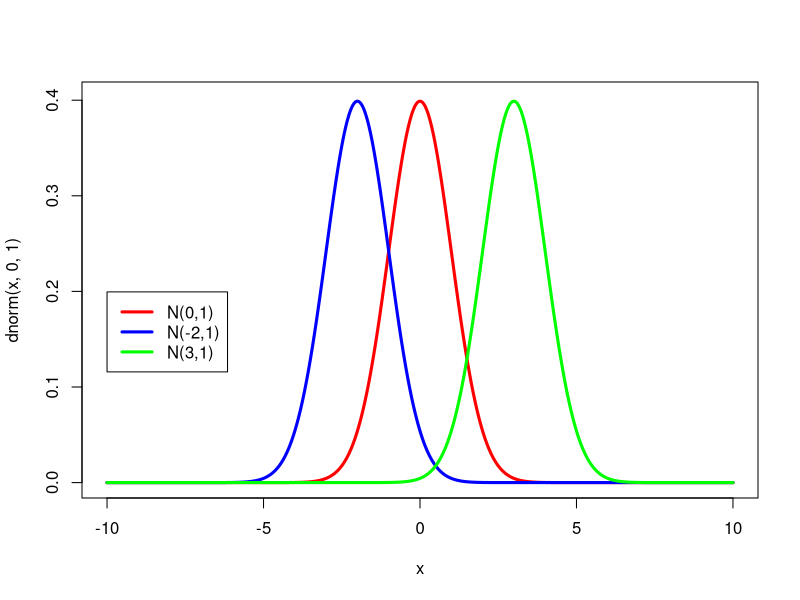
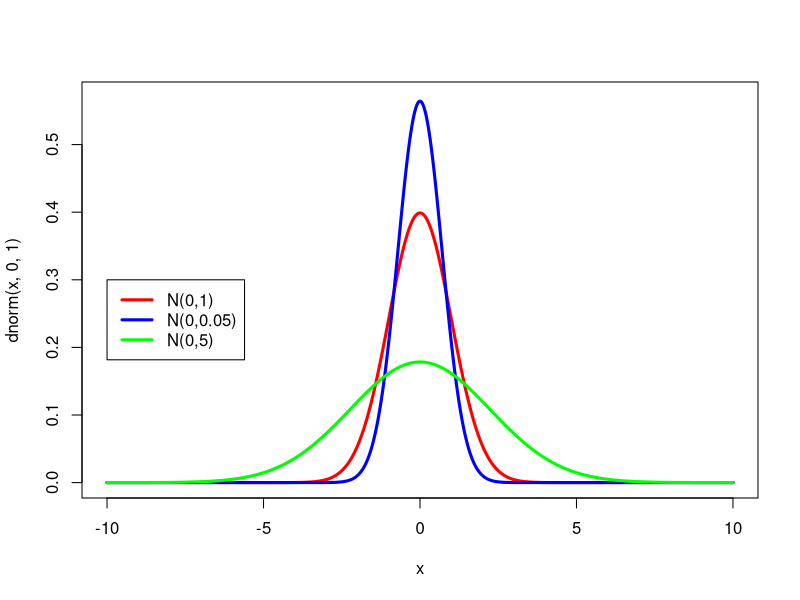
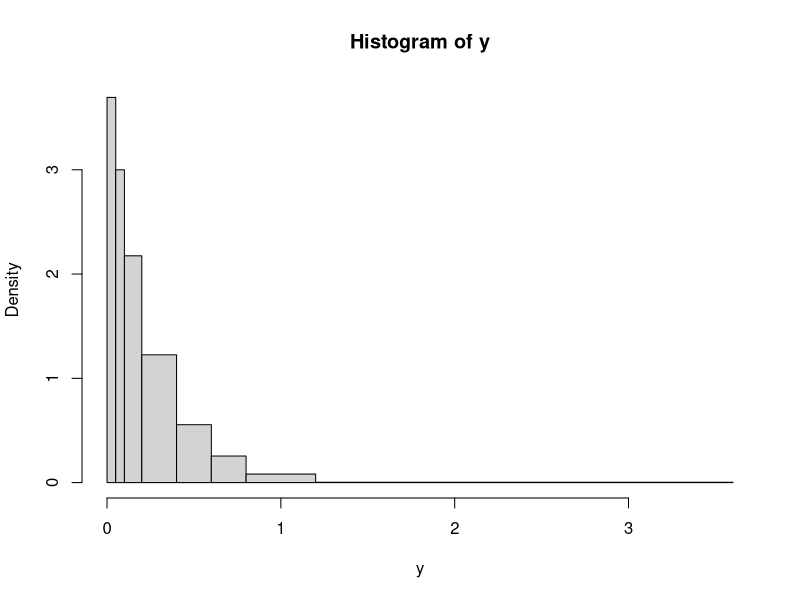
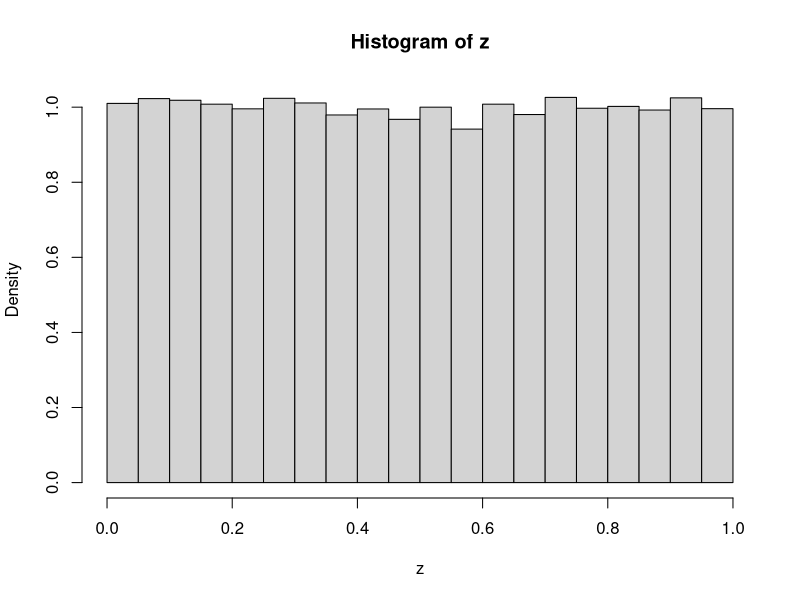
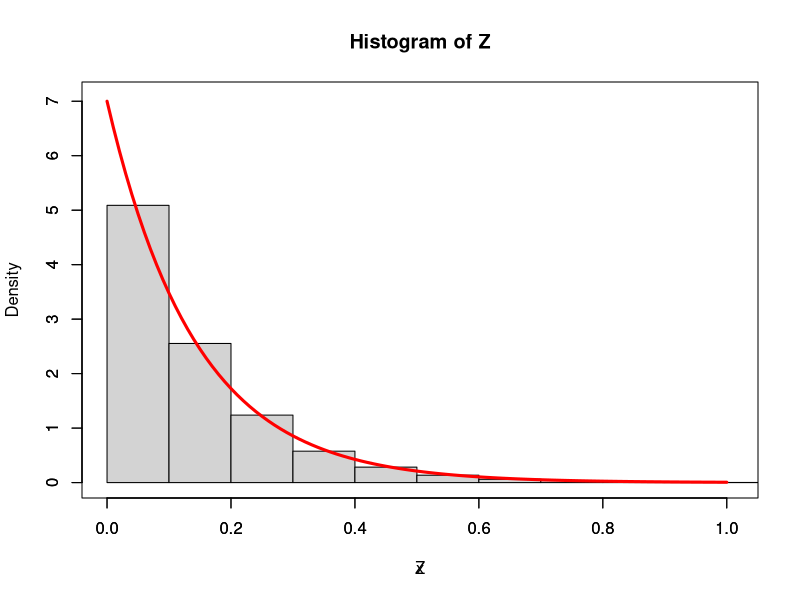
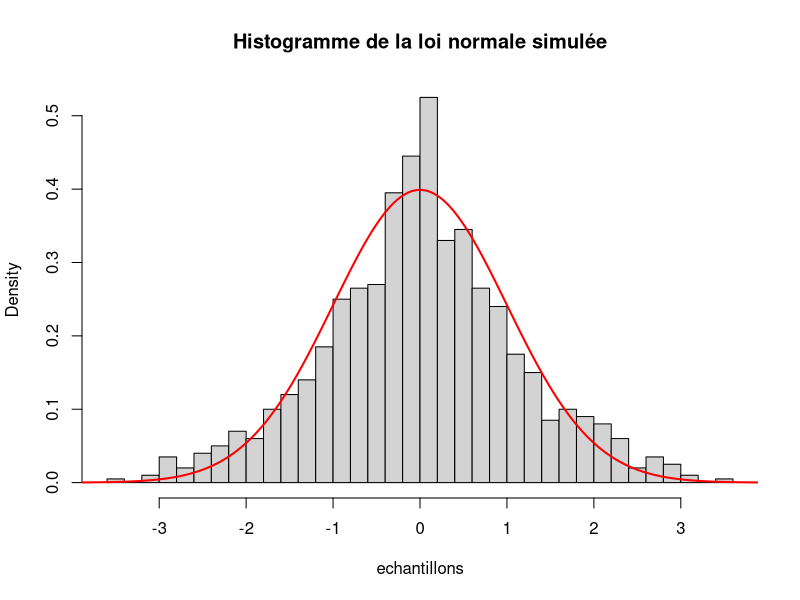
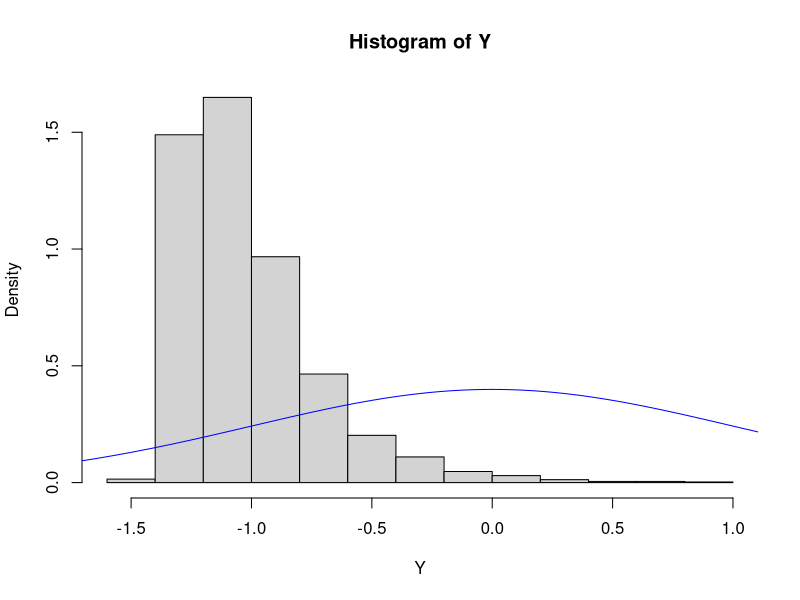
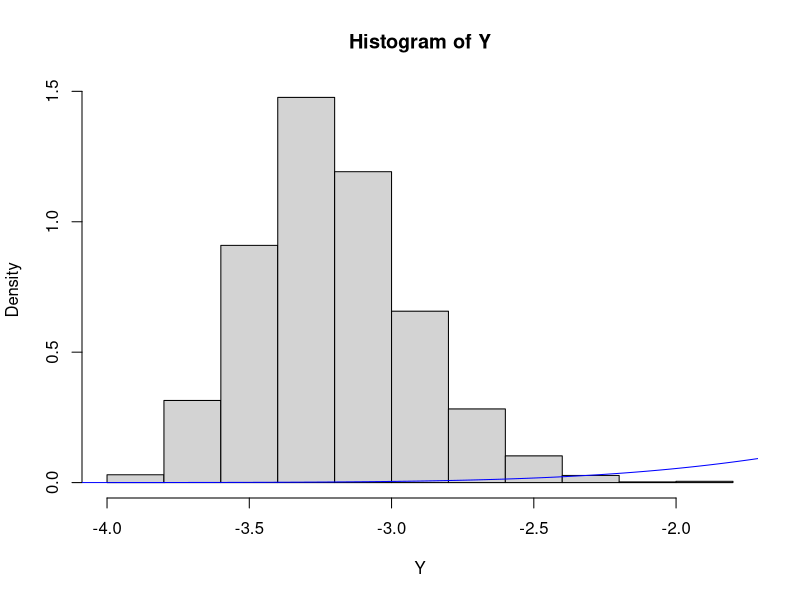

Here is the R script that generated these plots, in order:
## ---- chunk 1
x = seq(-10,10,0.01) #crée un vecteur numérique x qui contient des valeurs allant de -10 à 10 avec un pas de 0.1
M = max(dnorm(x,0,1), dnorm(x,-2,1), dnorm(x,3,1) ) #donne la valeur maximale qui est atteinte par l'une des courbes

#Évaluation de la fonction de densité d'une loi normale standard aux différents points de x
plot(x,dnorm(x,0,1), type = 'l', col = 'red', lwd = 3, xlim = c(-10,10), ylim = c(0,M*1.01))
#on multiplie M par 1.01 pour que le haut de la courbe ne coincide pas avec le haut du graphe, cela permet de laisser de la marge

#Évaluation de la fonction de densité d'une loi normale d'espérance -2 et de variance 1 aux différents points de x
lines(x,dnorm(x,-2,1),type = 'l', col = 'blue', lwd = 3, xlim = c(-10,10), ylim = c(0,M*1.01)) 

# Évaluation de la fonction de densité d'une loi normale d'espérance 3 et de variance 1 aux différents points de x
lines(x,dnorm(x,3,1),type = 'l', col = 'green', lwd = 3, xlim = c(-10,10), ylim = c(0,M*1.01)) 

#Légende
legend(-10,M/2, legend = c('N(0,1)', 'N(-2,1)', 'N(3,1)'), lwd = c(3,3,3), lty = c(1,1,1), col = c('red', 'blue', 'green'))
#lwd est pour la largeur des lignes
#lty est pour le type de ligne
## ---- chunk 2
x = seq(-10,10,0.01) #crée un vecteur numérique x qui contient des valeurs allant de -10 à 10 avec un pas de 0.1

M = max(dnorm(x,0,1), dnorm(x,0,sqrt(0.5)), dnorm(x,0,sqrt(5))) #donne la valeur maximale qui est atteinte par l'une des courbes

#Évaluation de la fonction de densité d'une loi normale standard en les points de x
plot(x,dnorm(x,0,1), type = 'l', col = 'red', lwd = 3, xlim = c(-10,10), ylim = c(0,M*1.01)) 

#Évaluation de la fonction de densité d'une loi normale d'espérance 0 et de variance 0.05 en les points de x
lines(x,dnorm(x,0,sqrt(0.5)),type = 'l', col = 'blue', lwd = 3) 

#Évaluation de la fonction de densité d'une loi normale d'espérance 0 et de variance 5 en les points de x
lines(x,dnorm(x,0,sqrt(5)),type = 'l', col = 'green', lwd = 3) 

# Légende 
legend(-10,0.3, legend = c('N(0,1)', 'N(0,0.05)', 'N(0,5)'), lwd = c(3,3,3), lty = c(1,1,1), col = c('red', 'blue', 'green')) 
## ---- chunk 3
lambda = 4 #paramètre
n = 50000 #nb d'observations
y = rexp(n,lambda) #loi exponentielle
M = max(y) #valeur maximale de cette loi
limi = c(0,0.05,0.1,0.2,0.4,0.6,0.8,1.2,M*1.01) #intervalles fixés
H = hist(y, breaks = limi, freq = FALSE) #fait un histogramme avec les densités
## ---- chunk 4
z = pexp(y,lambda) #Fonction de répartition pour la loi exponentielle
## ---- chunk 5
h = hist(z, freq=FALSE)
## ---- chunk 6
U = runif(10000) #génère des nombres aléatoires à partir d'une distribution uniforme
Z = -1/7*log(U) # Z suit également une loi uniforme
lambda = 7 #paramètre
H = hist(z,plot=FALSE) #crée l'histogramme
l = max(H$breaks) #prend la valeur de la plus grande
x = seq(0,l,0.01) #on commence à 0 car une loi de densité est supérieur ou égal à 0
z = dexp(x,lambda) #loi exponentielle de paramètre lambda = 7
M = max(z,H$density) #valeur maximale de la densité pour la loi exponentielle de paramètre lambda = 7

#Affichage de l'histogramme
hist(Z,freq=FALSE,xlim=c(0,l*1.01),ylim=(c(0,M*1.01)))
par(new=TRUE) #pour superposer une fonction sur l'histogramme

# Tracé de la fonction de densité d'une loi exponentielle de paramètre lambda = 7
plot(x,z,type = 'l',col='red',lwd=3,ylab='',xlim=c(0,l*1.01),ylim=c(0,M*1.01)) 
## ---- chunk 7
#on utilise une boucle while pour générer n échantillons. 
#on crée un vecteur echantillons qu'on initialise avec numeric(n) avant d'entrer dans la boucle, pour s'assurer que chaque echantillons soit bien soit bien stocker dans le vecteur.
n<-1000
i<-1
echantillons<-numeric(n) #initialisation du vecteur 
while(i<=n){
y<- rexp(1,1) #On tire une observation y selon une loi exponentielle de paramètre 1.
t<- sample(c(-1, 1),1,replace = TRUE) #On tire une observation t selon une loi uniforme sur {-1,1}.
z<- t*y #On calcule z = t.y.
u<- runif(1)#On tire une observation u selon une loi uniforme sur [0,1].
c <- sqrt(2*exp(1)/pi) #choix de c
g<-exp(-abs(z))/2 #choix de g
f<-exp(-z^2/2)/2*pi #choix de f
#Si u < f(z)/(c.g(z)), on garde z, sinon on rejette z et on retourne à l'étape 2.
if(u < f/(c*g) ){
  echantillons[i]<-z #on stocke l'echantillon proposé si il est bon
  i<-i+1
}
}

## ---- chunk 8
#on trace un histogramme de ces échantillons et on superpose la courbe de la densité de la loi normale standard.
hist(echantillons, freq=FALSE, breaks=30, main="Histogramme de la loi normale simulée")
x <- seq(-5, 5, 0.01)
lines(x, dnorm(x), col="red", lwd=2)

## ---- chunk 9
n = 2 #on fixe la valeur pour n=2
x = seq(-10,10,0.01) #crée un vecteur numérique x qui contient des valeurs allant de -10 à 10 avec un pas de 0.1
Y=c() #on initialise un vecteur
for (i in 1:length(x)){
  Y[i]= sqrt(n)*(mean(rexp(n,lambda))-1/2)/(1/2) #on se sert de la fonction mean (moyenne) pour calculer
}

hist(Y, freq = FALSE) #on affiche l'histogramme
lines(x,dnorm(x), col = "blue")
## ---- chunk 10
n = 20 #on fixe la valeur pour n=20
x = seq(-10,10,0.01) #crée un vecteur numérique x qui contient des valeurs allant de -10 à 10 avec un pas de 0.1
Y=c() #on initialise un vecteur
for (i in 1:length(x)){
  Y[i]= sqrt(n)*(mean(rexp(n,lambda))-1/2)/(1/2) #on se sert de la fonction mean (moyenne) pour calculer
}

hist(Y, freq = FALSE) #on affiche l'histogramme

#Évaluation de la fonction de densité d'une loi normale d'espérance en les points de x
lines(x,dnorm(x), col = "blue")
## ---- chunk 11
n = 100 #on fixe la valeur pour n=100
x = seq(-10,10,0.01) #crée un vecteur numérique x qui contient des valeurs allant de -10 à 10 avec un pas de 0.1
Y=c() #on initialise un vecteur
for (i in 1:length(x)){
  Y[i]= sqrt(n)*(mean(rexp(n,lambda))-1/2)/(1/2) #on se sert de la fonction mean (moyenne) pour calculer
}

hist(Y, freq = FALSE) #on affiche l'histogramme
lines(x,dnorm(x), col = "blue")
## ---- chunk 12
n = 2 #on fixe n
x = seq(-10,10,0.01) #crée un vecteur numérique x qui contient des valeurs allant de -10 à 10 avec un pas de 0.1
Y=c() #on initialise un vecteur
for (i in 1:length(x)){
  Y[i] = sqrt(n)*((sum(runif(n,0,2))/n)-1)/sqrt(1/3) #on a remplacé la loi exp par la loi uniforme sur [0,2]
}

m=max(Y) #donne la valeur maximale
hist(Y, freq = FALSE)
lines(x,dnorm(x), col = "green",ylim=c(0,m*1.1)) 
## ---- chunk 13
n = 20 #on fixe n
x = seq(-10,10,0.01) #crée un vecteur numérique x qui contient des valeurs allant de -10 à 10 avec un pas de 0.1
Y=c() #on initialise un vecteur
for (i in 1:length(x)){
  Y[i] = sqrt(n)*((sum(runif(n,0,2))/n)-1)/sqrt(1/3) #on a remplacé la loi exp par la loi uniforme sur [0,2]
}

m=max(Y) #donne la valeur maximale
hist(Y, freq = FALSE)
lines(x,dnorm(x), col = "green",ylim=c(0,m*1.1)) 
## ---- chunk 14
n =100 #on fixe n
x = seq(-10,10,0.01) #crée un vecteur numérique x qui contient des valeurs allant de -10 à 10 avec un pas de 0.1
Y=c() #on initialise un vecteur
for (i in 1:length(x)){
  Y[i] = sqrt(n)*((sum(runif(n,0,2))/n)-1)/sqrt(1/3) #on a remplacé la loi exp par la loi uniforme sur [0,2]
}

m=max(Y) #donne la valeur maximale
hist(Y, freq = FALSE)
lines(x,dnorm(x), col = "green",ylim=c(0,m*1.1)) 
## ---- chunk 15
n = 100
lambda = 2

Xi = rexp(n, lambda) #variables aléatoires Xi
xnbar = mean(Xi)

x = seq(-10,10,0.01)

densite_xnbar = dnorm(x, mean = lambda)

plot(x, densite_xnbar, type = "l",xlab = "xnbar", ylab = "densité",main = "Graphe de la densité de xnbar")
## ---- chunk 16
nbrRangees <- 10 #on fixe le nombre de rangées
nbrCompartiments <-nbrRangees + 1 #le nombre de compartiments est égal au nombre de rangées +1
p<- 0.5 #on fixe la probabilité d'aller à gauche
nbrBille <- 4000
effectifDansCompartiments <- rep(0,nbrCompartiments) #on crée un vecteur de longueur "nbrCompartiments" contenant des zéros.

for (i in 1:nbrBille) {
  chemin <- 1 #on commence la rangée à 1
  for (j in 1:nbrRangees) {
    bin<-rbinom(nbrRangees,1,p) #c'est une loi binomiale avec nbrRangees (nombre d'observations), 1 (nombre d'essais) et p (probabilité d'aller à gauche)
    if (bin[j] == 1) { 
      chemin <- chemin + 1  #Si on a un succès dans l'experience de bernouilli au rang j alors la bille va à gauche
    }
  }
  effectifDansCompartiments[chemin] <- effectifDansCompartiments[chemin] + 1
}

#on affiche l'histogramme des éffectifs dans chaque compartiment
barplot(effectifDansCompartiments, main = "Evolution des effectifs dans chaque compartiment",
        xlab = "Compartiments", ylab = "Effectifs")
## ---- chunk 17
nbrRangees <- 10 #on fixe le nombre de rangées
nbrCompartiments <-nbrRangees + 1 #le nombre de compartiments est égal au nombre de rangées +1
p<- 0.5 #on fixe la probabilité d'aller à gauche
nbrBille <- 4000
effectifDansCompartiments <- rep(0,nbrCompartiments) #on crée un vecteur de longueur "nbrCompartiments" contenant des zéros.

for (i in 1:nbrBille) {
  chemin <- 1 #on commence la rangée à 1
  for (j in 1:nbrRangees) {
    bin<-rbinom(nbrRangees,1,p) #c'est une loi binomiale avec nbrRangees (nombre d'observations), 1 (nombre d'essais) et p (probabilité d'aller à gauche)
    if (bin[j] == 1) { 
      chemin <- chemin + 1  #Si on a un succès dans l'experience de bernouilli au rang j alors la bille va à gauche
    }
  }
  effectifDansCompartiments[chemin] <- effectifDansCompartiments[chemin] + 1
}

#on calcule la proba associée pour que la bille aille dans chaque compartiment c'est-à-dire qu'on divise le nombre de chaque bille dans chaque compartiments et on le divise par le nombre total de billes
probaCompartiment <- effectifDansCompartiments/nbrBille
probaCompartiment
